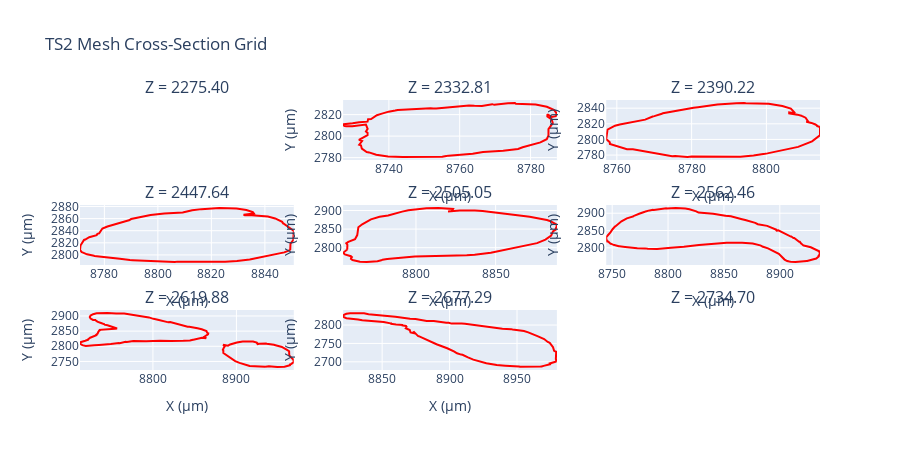

The cell this chart's notebook holds for it:
### Markdown cell above
## Slice Grid View

### Code cell
# Grid view of TS2 mesh slices
fig_grid = visualize_mesh_slice_grid(
    ts_mesh,
    title="TS2 Mesh Cross-Section Grid",
    num_slices=9  # 3x3 grid
)
fig_grid.show()
